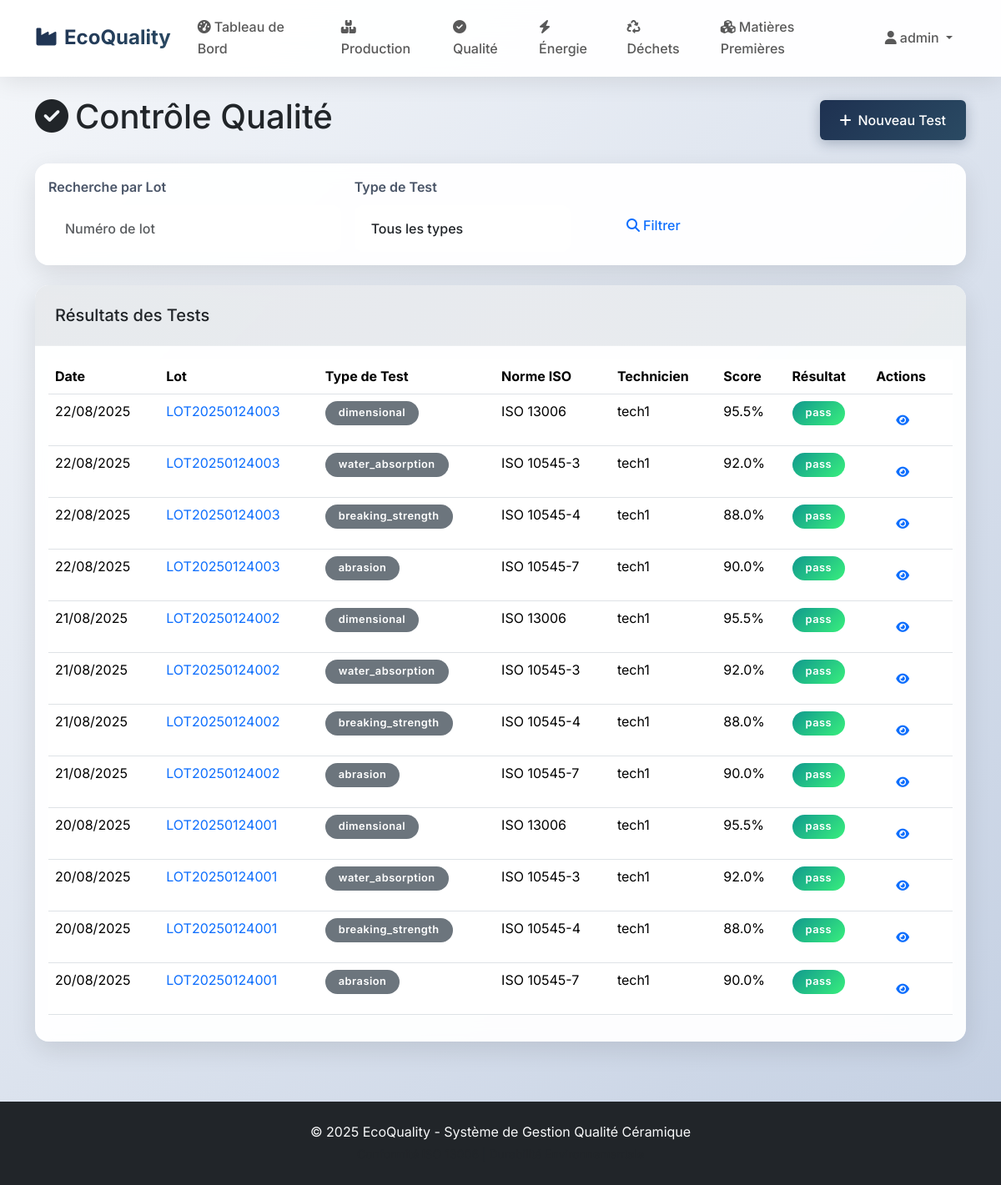
The page /quality (signed in) on the database its author committed.
### models.py (models this page shows, shortened)
class User(UserMixin, db.Model):
    id = db.Column(db.Integer, primary_key=True)
    username = db.Column(db.String(64), unique=True, nullable=False)
    email = db.Column(db.String(120), unique=True, nullable=False)
    password_hash = db.Column(db.String(256), nullable=False)
    role = db.Column(db.String(50), nullable=False, default='Operator')
    created_at = db.Column(db.DateTime, default=datetime.utcnow)
    is_active = db.Column(db.Boolean, default=True)

class QualityTest(db.Model):
    id = db.Column(db.Integer, primary_key=True)
    batch_id = db.Column(db.Integer, db.ForeignKey('production_batch.id'), nullable=False)
    test_type = db.Column(db.String(50), nullable=False)  # dimensional, water_absorption, breaking_strength, abrasion
    test_date = db.Column(db.DateTime, default=datetime.utcnow)
    technician_id = db.Column(db.Integer, db.ForeignKey('user.id'), nullable=False)
    length = db.Column(db.Float)
    width = db.Column(db.Float)
    thickness = db.Column(db.Float)
    warping = db.Column(db.Float)
    water_absorption = db.Column(db.Float)
    breaking_strength = db.Column(db.Float)
    abrasion_resistance = db.Column(db.String(10))  # PEI class
    visual_defects = db.Column(db.Text)
    iso_standard = db.Column(db.String(20))  # ISO 13006, ISO 10545-3, etc.
    compliance_score = db.Column(db.Float)
    result = db.Column(db.String(10))  # pass, fail
    notes = db.Column(db.Text)
    equipment_calibration_date = db.Column(db.Date)
    batch = db.relationship('ProductionBatch', backref='quality_tests')
    technician = db.relationship('User', backref='conducted_tests')

class ProductionBatch(db.Model):
    id = db.Column(db.Integer, primary_key=True)
    lot_number = db.Column(db.String(50), unique=True, nullable=False)
    product_type = db.Column(db.String(100), nullable=False)
    planned_quantity = db.Column(db.Integer, nullable=False)
    actual_quantity = db.Column(db.Integer, default=0)
    production_date = db.Column(db.Date, nullable=False)
    kiln_number = db.Column(db.String(20), nullable=False)
    kiln_temperature = db.Column(db.Float)
    firing_duration = db.Column(db.Float)
    status = db.Column(db.String(20), default='planned')  # planned, in_progress, completed, approved, rejected
    supervisor_id = db.Column(db.Integer, db.ForeignKey('user.id'))
    created_at = db.Column(db.DateTime, default=datetime.utcnow)
    updated_at = db.Column(db.DateTime, default=datetime.utcnow, onupdate=datetime.utcnow)
    notes = db.Column(db.Text)
    supervisor = db.relationship('User', backref='supervised_batches')

### routes.py (the view)
@app.route('/quality')
@login_required
def quality_index():
    search = request.args.get('search', '')
    test_type = request.args.get('test_type', '')
    query = QualityTest.query.join(ProductionBatch)
    if search:
        query = query.filter(ProductionBatch.lot_number.contains(search))
    if test_type:
        query = query.filter_by(test_type=test_type)
    tests = query.order_by(QualityTest.test_date.desc()).all()
    return render_template('quality/index.html', tests=tests, search=search, test_type=test_type)

### app.py (called while the page is built)
@login_manager.user_loader
def load_user(user_id):
    from models import User
    return User.query.get(int(user_id))

### templates/quality/index.html (shortened to what this page needs)
{% extends "base.html" %}
{% block content %}
<div class="container py-4">
    <div class="d-flex justify-content-between align-items-center mb-4">
        <h1><i class="fas fa-check-circle me-2"></i>Contrôle Qualité</h1>
        <a href="{{ url_for('create_test') }}" class="btn btn-primary">
            <i class="fas fa-plus me-2"></i>Nouveau Test
        </a>
    </div>
    <div class="card mb-4">
        <div class="card-body">
            <form method="GET" class="row g-3">
                <div class="col-md-4">
                    <label for="search" class="form-label">Recherche par Lot</label>
                    <input type="text" class="form-control" id="search" name="search"
                           value="{{ search }}" placeholder="Numéro de lot">
                </div>
                <div class="col-md-3">
                    <label for="test_type" class="form-label">Type de Test</label>
                    <select class="form-select" id="test_type" name="test_type">
                        <option value="">Tous les types</option>
                    </select>
                </div>
                <div class="col-md-2">
                    <label class="form-label">&nbsp;</label>
                    <div class="d-grid">
                        <button type="submit" class="btn btn-outline-primary">
                            <i class="fas fa-search me-1"></i>Filtrer
                        </button>
                    </div>
                </div>
            </form>
        </div>
    </div>
    <div class="card">
        <div class="card-header">
            <h5 class="mb-0">Résultats des Tests</h5>
        </div>
        <div class="card-body">
            {% if tests %}
                <div class="table-responsive">
                    <table class="table table-hover">
                        <thead>
                            <tr>
                                <th>Date</th>
                                <th>Lot</th>
                                <th>Type de Test</th>
                                <th>Norme ISO</th>
                                <th>Technicien</th>
                                <th>Score</th>
                                <th>Résultat</th>
                                <th>Actions</th>
                            </tr>
                        </thead>
                        <tbody>
                            {% for test in tests %}
                                <tr>
                                    <td>{{ test.test_date.strftime('%d/%m/%Y') }}</td>
                                    <td>
                                        <a href="{{ url_for('view_batch', batch_id=test.batch.id) }}" class="text-decoration-none">
                                            {{ test.batch.lot_number }}
                                        </a>
                                    </td>
                                    <td>
                                        <span class="badge bg-secondary">{{ test.test_type }}</span>
                                    </td>
                                    <td>{{ test.iso_standard or '-' }}</td>
                                    <td>{{ test.technician.username }}</td>
                                    <td>
                                        {% if test.compliance_score %}
                                            {{ "%.1f"|format(test.compliance_score) }}%
                                        {% else %}
                                            -
                                        {% endif %}
                                    </td>
                                    <td>
                                        <span class="badge bg-{% if test.result == 'pass' %}success{% else %}danger{% endif %}">
                                            {{ test.result }}
                                        </span>
                                    </td>
                                    <td>
                                        <a href="{{ url_for('view_test', test_id=test.id) }}" class="btn btn-sm btn-outline-primary">
                                            <i class="fas fa-eye"></i>
                                        </a>
                                    </td>
                                </tr>
                            {% endfor %}
                        </tbody>
                    </table>
                </div>
            {% else %}
                <div class="alert alert-info text-center">
                    <i class="fas fa-info-circle me-2"></i>
                    Aucun test de qualité trouvé. <a href="{{ url_for('create_test') }}">Créer le premier test</a>
                </div>
            {% endif %}
        </div>
    </div>
</div>
{% endblock %}

### templates/base.html (shortened to what this page needs)
<!DOCTYPE html>
<html lang="fr">
<head>
    <link href="https://cdn.jsdelivr.net/npm/bootstrap@5.3.2/dist/css/bootstrap.min.css" rel="stylesheet">
    <link href="https://cdnjs.cloudflare.com/ajax/libs/font-awesome/6.4.0/css/all.min.css" rel="stylesheet">
    <link href="{{ url_for('static', filename='css/custom.css') }}" rel="stylesheet">
</head>
<body>
    {% if current_user.is_authenticated %}
    <nav class="navbar navbar-expand-lg navbar-light" style="background: rgba(255, 255, 255, 0.95); backdrop-filter: blur(20px); box-shadow: 0 4px 30px rgba(0, 0, 0, 0.1);">
        <div class="container">
            <a class="navbar-brand fw-bold" href="{{ url_for('dashboard') }}" style="font-size: 1.5rem; background: var(--primary-gradient); -webkit-background-clip: text; -webkit-text-fill-color: transparent; background-clip: text;">
                <i class="fas fa-industry me-2"></i>EcoQuality
            </a>
            <div class="collapse navbar-collapse" id="navbarNav">
                <ul class="navbar-nav me-auto">
                    <li class="nav-item">
                        <a class="nav-link" href="{{ url_for('dashboard') }}">
                            <i class="fas fa-tachometer-alt me-1"></i>Tableau de Bord
                        </a>
                    </li>
                    <li class="nav-item">
                        <a class="nav-link" href="{{ url_for('production_index') }}">
                            <i class="fas fa-boxes me-1"></i>Production
                        </a>
                    </li>
                    <li class="nav-item">
                        <a class="nav-link" href="{{ url_for('quality_index') }}">
                            <i class="fas fa-check-circle me-1"></i>Qualité
                        </a>
                    </li>
                    <li class="nav-item">
                        <a class="nav-link" href="{{ url_for('energy_index') }}">
                            <i class="fas fa-bolt me-1"></i>Énergie
                        </a>
                    </li>
                    <li class="nav-item">
                        <a class="nav-link" href="{{ url_for('waste_index') }}">
                            <i class="fas fa-recycle me-1"></i>Déchets
                        </a>
                    </li>
                    <li class="nav-item">
                        <a class="nav-link" href="{{ url_for('materials_index') }}">
                            <i class="fas fa-cubes me-1"></i>Matières Premières
                        </a>
                    </li>
                </ul>
                <ul class="navbar-nav">
                    <li class="nav-item dropdown">
                        <a class="nav-link dropdown-toggle" href="#" id="navbarDropdown" role="button" data-bs-toggle="dropdown">
                            <i class="fas fa-user me-1"></i>{{ current_user.username }}
                        </a>
                    </li>
                </ul>
            </div>
        </div>
    </nav>
    {% endif %}
    <main>
        {% block content %}{% endblock %}
    </main>
    <footer class="bg-dark text-light py-4 mt-5">
        <div class="container text-center">
            <p class="mb-0">&copy; 2025 EcoQuality - Système de Gestion Qualité Céramique</p>
            <small class="text-muted">Conformité ISO 13006 | Durabilité Environnementale</small>
        </div>
    </footer>
</body>
</html>

### static/css/custom.css (style rules this page uses)
:root { --primary-gradient: linear-gradient(135deg, #1E3151 0%, #2A4A63 100%); --success-gradient: linear-gradient(135deg, #11998e 0%, #38ef7d 100%); --warning-gradient: linear-gradient(135deg, #f093fb 0%, #f5576c 100%); --info-gradient: linear-gradient(135deg, #4facfe 0%, #00f2fe 100%); --card-shadow: 0 10px 30px rgba(0, 0, 0, 0.1); --card-shadow-hover: 0 20px 40px rgba(0, 0, 0, 0.15); --border-radius: 16px; --border-radius-sm: 12px; --spacing-lg: 2rem; --spacing-xl: 3rem; }
body { background: linear-gradient(135deg, #f5f7fa 0%, #c3cfe2 100%); font-family: 'Inter', -apple-system, BlinkMacSystemFont, 'Segoe UI', sans-serif; line-height: 1.6; min-height: 100vh; }
.card { border: none; border-radius: var(--border-radius); box-shadow: var(--card-shadow); transition: all 0.3s cubic-bezier(0.4, 0, 0.2, 1); backdrop-filter: blur(10px); background: rgba(255, 255, 255, 0.95); overflow: hidden; }
.card-header { background: linear-gradient(135deg, rgba(30, 49, 81, 0.1) 0%, rgba(42, 74, 99, 0.1) 100%); border-bottom: 1px solid rgba(255, 255, 255, 0.2); border-radius: var(--border-radius) var(--border-radius) 0 0 !important; padding: 1.5rem; }
.navbar { background: rgba(255, 255, 255, 0.95) !important; backdrop-filter: blur(20px); border-bottom: 1px solid rgba(255, 255, 255, 0.2); box-shadow: 0 4px 30px rgba(0, 0, 0, 0.1); transition: all 0.3s ease; }
.navbar-brand { font-weight: 700; font-size: 1.75rem; background: var(--primary-gradient); -webkit-background-clip: text; -webkit-text-fill-color: transparent; background-clip: text; }
.nav-link { font-weight: 500; padding: 0.75rem 1rem !important; border-radius: var(--border-radius-sm); transition: all 0.3s ease; position: relative; }
.btn { border-radius: var(--border-radius-sm); font-weight: 600; padding: 0.75rem 1.5rem; transition: all 0.3s cubic-bezier(0.4, 0, 0.2, 1); border: none; position: relative; overflow: hidden; }
.btn-primary { background: var(--primary-gradient); box-shadow: 0 4px 15px rgba(30, 49, 81, 0.3); }
.form-control, .form-select { border: 2px solid rgba(255, 255, 255, 0.8); border-radius: var(--border-radius-sm); padding: 0.875rem 1.125rem; background: rgba(255, 255, 255, 0.9); backdrop-filter: blur(10px); transition: all 0.3s ease; font-weight: 500; }
.form-label { font-weight: 600; color: #4a5568; margin-bottom: 0.5rem; }
.badge { font-weight: 600; padding: 0.5rem 1rem; border-radius: 50px; font-size: 0.8rem; letter-spacing: 0.5px; }
.bg-success { background: var(--success-gradient) !important; }
.btn { border-radius: 0.375rem; font-weight: 500; }
.navbar-brand { font-weight: 700; font-size: 1.5rem; }
footer { margin-top: auto; }

### rows shown on the page
User: username "admin"
QualityTest: test_date "22/08/2025", batch.lot_number "LOT20250124003", test_type "dimensional", iso_standard "ISO 13006", technician.username "tech1", compliance_score "95.5", result "pass"
QualityTest: test_date "22/08/2025", batch.lot_number "LOT20250124003", test_type "water_absorption", iso_standard "ISO 10545-3", technician.username "tech1", compliance_score "92.0", result "pass"
QualityTest: test_date "22/08/2025", batch.lot_number "LOT20250124003", test_type "breaking_strength", iso_standard "ISO 10545-4", technician.username "tech1", compliance_score "88.0", result "pass"
QualityTest: test_date "22/08/2025", batch.lot_number "LOT20250124003", test_type "abrasion", iso_standard "ISO 10545-7", technician.username "tech1", compliance_score "90.0", result "pass"
QualityTest: test_date "21/08/2025", batch.lot_number "LOT20250124002", test_type "dimensional", iso_standard "ISO 13006", technician.username "tech1", compliance_score "95.5", result "pass"
QualityTest: test_date "21/08/2025", batch.lot_number "LOT20250124002", test_type "water_absorption", iso_standard "ISO 10545-3", technician.username "tech1", compliance_score "92.0", result "pass"
QualityTest: test_date "21/08/2025", batch.lot_number "LOT20250124002", test_type "breaking_strength", iso_standard "ISO 10545-4", technician.username "tech1", compliance_score "88.0", result "pass"
QualityTest: test_date "21/08/2025", batch.lot_number "LOT20250124002", test_type "abrasion", iso_standard "ISO 10545-7", technician.username "tech1", compliance_score "90.0", result "pass"
QualityTest: test_date "20/08/2025", batch.lot_number "LOT20250124001", test_type "dimensional", iso_standard "ISO 13006", technician.username "tech1", compliance_score "95.5", result "pass"
QualityTest: test_date "20/08/2025", batch.lot_number "LOT20250124001", test_type "water_absorption", iso_standard "ISO 10545-3", technician.username "tech1", compliance_score "92.0", result "pass"
QualityTest: test_date "20/08/2025", batch.lot_number "LOT20250124001", test_type "breaking_strength", iso_standard "ISO 10545-4", technician.username "tech1", compliance_score "88.0", result "pass"
QualityTest: test_date "20/08/2025", batch.lot_number "LOT20250124001", test_type "abrasion", iso_standard "ISO 10545-7", technician.username "tech1", compliance_score "90.0", result "pass"
